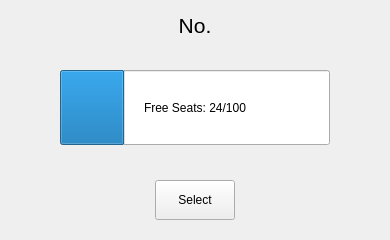
<?xml version="1.0" encoding="UTF-8"?>
<ui version="4.0">
 <class>TableItem</class>
 <widget class="QWidget" name="TableItem">
  <property name="geometry">
   <rect>
    <x>0</x>
    <y>0</y>
    <width>390</width>
    <height>240</height>
   </rect>
  </property>
  <property name="sizePolicy">
   <sizepolicy hsizetype="Minimum" vsizetype="Minimum">
    <horstretch>0</horstretch>
    <verstretch>0</verstretch>
   </sizepolicy>
  </property>
  <property name="minimumSize">
   <size>
    <width>390</width>
    <height>240</height>
   </size>
  </property>
  <property name="windowTitle">
   <string>Form</string>
  </property>
  <widget class="QPushButton" name="selectTable">
   <property name="geometry">
    <rect>
     <x>155</x>
     <y>180</y>
     <width>80</width>
     <height>40</height>
    </rect>
   </property>
   <property name="text">
    <string>Select</string>
   </property>
  </widget>
  <widget class="QLabel" name="tableNum">
   <property name="geometry">
    <rect>
     <x>145</x>
     <y>10</y>
     <width>100</width>
     <height>30</height>
    </rect>
   </property>
   <property name="font">
    <font>
     <pointsize>16</pointsize>
    </font>
   </property>
   <property name="styleSheet">
    <string notr="true"/>
   </property>
   <property name="text">
    <string>No.</string>
   </property>
   <property name="alignment">
    <set>Qt::AlignCenter</set>
   </property>
  </widget>
  <widget class="QProgressBar" name="seatsInfo">
   <property name="geometry">
    <rect>
     <x>60</x>
     <y>70</y>
     <width>270</width>
     <height>75</height>
    </rect>
   </property>
   <property name="value">
    <number>24</number>
   </property>
   <property name="orientation">
    <enum>Qt::Horizontal</enum>
   </property>
   <property name="invertedAppearance">
    <bool>false</bool>
   </property>
   <property name="textDirection">
    <enum>QProgressBar::TopToBottom</enum>
   </property>
   <property name="format">
    <string>Free Seats: %v/%m</string>
   </property>
  </widget>
 </widget>
 <resources/>
 <connections/>
</ui>
